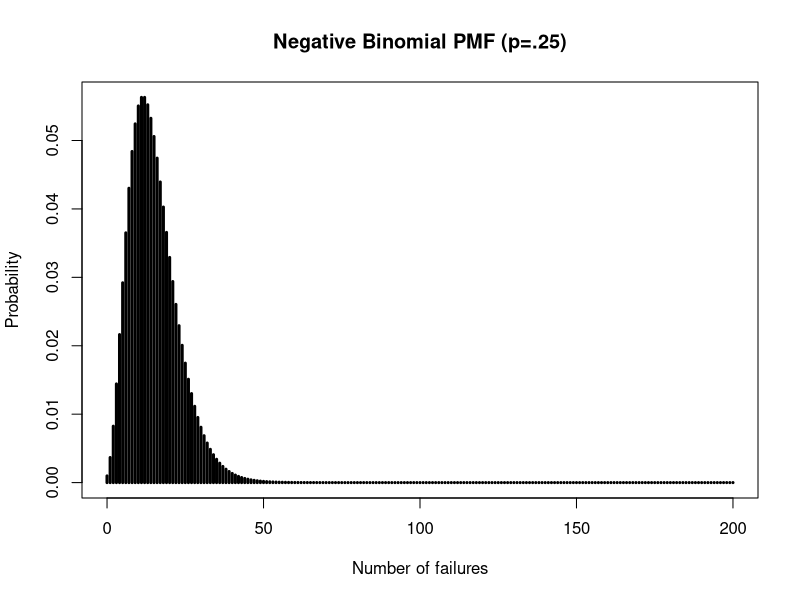

Reproduce this figure in R.
plotpmf<-function(x, pmf, main="no title provided", 
                  xlab="no xlab provided"){
  plot(x, pmf, type='h', main=main, lwd=3,
       ylab='Probability', xlab =xlab)
}

# We can do things by hand
# Let's assume we are shuffling a deck of cards
# and drawing until we get 5 hearts (with replacement/reshuffle) 
# P(Heart)=.25
p=.25; k=5

# Let's create the PMF
x<-0:200
pmf=choose(k+x-1, x)*p^k*(1-p)^x

plotpmf(x, pmf, xlab="Number of failures", main="Negative Binomial PMF (p=.25)")

# What is the expected value?
sum(pmf*x)
mu=k*(1-p)/p

# What about the variance?
sum(pmf*(x-mu)^2)
k*(1-p)/p^2

# dnbinom will give us the PMF values
pmf[1:5]
dnbinom(0:4, k, p)

# pnbinom will give the cumulative PMF values
pnbinom(10, k, p)
sum(dnbinom(0:10, k, p))
sum(pmf[1:11])

# we can find probabilities above using lower.tail=FALSE
#  this does NOT include the value given in the function
#  only > x, not >= x
pnbinom(10, k, p, lower.tail=FALSE)
1-pnbinom(10, k, p)
sum(dnbinom(11:500, k, p))

# qnbinom will find quantiles, such as Q1, Q2, or Q3
qnbinom(.5, k, p) #Q2
pnbinom(14, k, p)
qnbinom(.25, k, p)
pnbinom(9, k, p)

# rnbinom will generate random data
max(rnbinom(10000, k, p))

# Example: If we draw cards as specified until we find
#  5 hearts, what is the probability we have 15 failures before
#  the fifth success?
# By hand
choose(5+15-1, 15)*p^5*(1-p)^15

# Using dnbinom
dnbinom(15, k, p)

# What is the probability we have between 10 and 20 failures? 
# (inclusive)
# By hand
sum(choose(5+(10:20)-1, (10:20))*p^5*(1-p)^(10:20))

# Using dnbinom
sum(dnbinom(10:20, k, p))

# Using pnbinom
pnbinom(20, k, p) - pnbinom(9, k, p)
pnbinom(9, k, p, lower.tail=FALSE)-pnbinom(20, k, p, lower.tail=FALSE)
